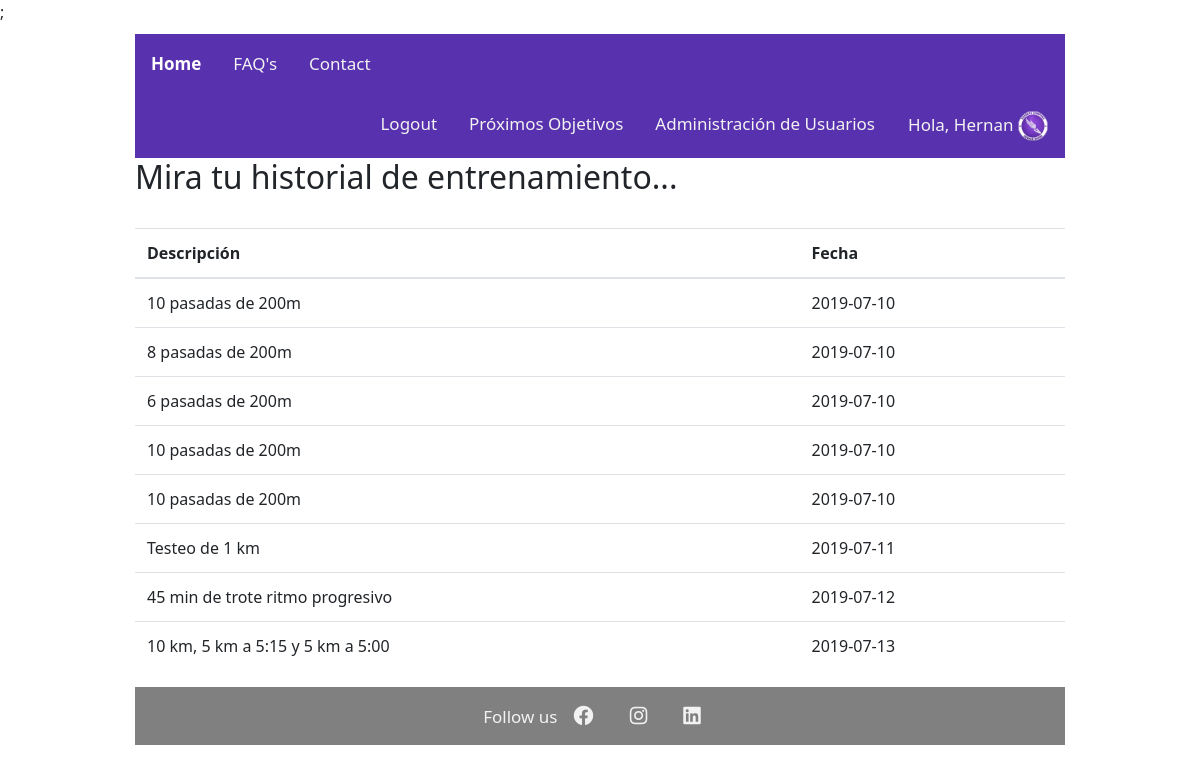
Screenshot of /entrenamientos.php (signed in) with the database file from the repository.
### tables this page shows
CREATE TABLE `training_sessions` (
  `id` int(10) unsigned NOT NULL AUTO_INCREMENT,
  `created_at` timestamp NULL DEFAULT NULL,
  `updated_at` timestamp NULL DEFAULT NULL,
  `description` varchar(100) NOT NULL,
  `date` date DEFAULT NULL,
  PRIMARY KEY (`id`)
);

### clases/Query.php (called while the page is built, shortened)
<?php
class Query {
    static public function sesionesUsuario($pdo,$email) {
        $sql = "SELECT id FROM users WHERE email='$email'";
        $query = $pdo->prepare($sql);
        $query->execute();
        $idUsuario=$query->fetch(PDO::FETCH_ASSOC);
        $id=$idUsuario['id'];
        $sql = "SELECT training_sessions.description, training_sessions.date FROM training_sessions, users_training_sessions, users WHERE users_training_sessions.user_id=users.id AND users_training_sessions.training_session_id=training_sessions.id AND users.id='$id' ORDER BY training_sessions.date ASC";
        $query = $pdo->prepare($sql);
        $query->execute();
        $sesionesUsuario=$query->fetchAll(PDO::FETCH_ASSOC);
        return $sesionesUsuario;
    }
}
?>

### entrenamientos.php (the view, shortened to what this page needs)
<?php
  require_once("autoload.php");
    if (!isset($_SESSION["email"])) {
        redirect("registro.php");
    } else {
      $sesionesUsuario = Query::sesionesUsuario($pdo,$_SESSION["email"]);
    }
  ?>
<!doctype html>
<html>
  <?php include("head.php");?>
  <link rel="stylesheet" href="css/styles.css">;
  <body>
    <div class="container">
      <?php include("header.php");?>
        <main>
          <h2> Mira tu historial de entrenamiento... </h2>
          <br>
          <table class="table">
            <thead>
              <tr>
                <th>
                  Descripción
                </th>
                <th>
                  Fecha
                </th>
              </tr>
            <tbody>
              <?php foreach ($sesionesUsuario as $key => $value) :?>
              <tr>
                <td>
                  <?=$sesionesUsuario[$key]['description']?>
                </td>
                <td>
                  <?=$sesionesUsuario[$key]['date']?>
                </td>
              </tr>
              <?php endforeach; ?>
            </tbody>
          </table>
        </main>
<?php include("footer.php");?>
</div>
</body>
</html>

### css/styles.css (style rules this page uses)
* { box-sizing: border-box; margin: 0 auto; padding: 0; }
body { font-family: 'Segoe UI', Tahoma, Geneva, Verdana, sans-serif; }
.container { width: 960px; position: relative; top: 10px; }

### rows the page displays
training_sessions: description "10 pasadas de 200m", date "2019-07-10"
training_sessions: description "8 pasadas de 200m", date "2019-07-10"
training_sessions: description "6 pasadas de 200m", date "2019-07-10"
training_sessions: description "Testeo de 1 km", date "2019-07-11"
training_sessions: description "45 min de trote ritmo progresivo", date "2019-07-12"
training_sessions: description "10 km, 5 km a 5:15 y 5 km a 5:00", date "2019-07-13"

### other values shown
$_SESSION["nombre"] "Hernan"
